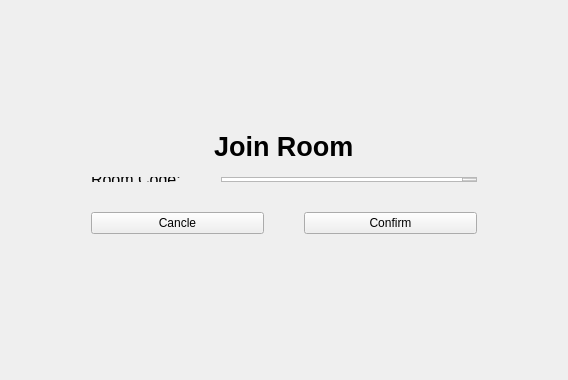
       <widget class="QWidget" name="pageJoinRoom">
        <property name="sizePolicy">
         <sizepolicy hsizetype="Expanding" vsizetype="Expanding">
          <horstretch>1</horstretch>
          <verstretch>1</verstretch>
         </sizepolicy>
        </property>
        <layout class="QVBoxLayout" name="verticalLayout_5">
         <item>
          <layout class="QVBoxLayout" name="VLJoinRoom">
           <property name="spacing">
            <number>0</number>
           </property>
           <property name="topMargin">
            <number>0</number>
           </property>
           <property name="bottomMargin">
            <number>0</number>
           </property>
           <item>
            <spacer name="verticalSpacer_4">
             <property name="orientation">
              <enum>Qt::Orientation::Vertical</enum>
             </property>
             <property name="sizeType">
              <enum>QSizePolicy::Policy::Fixed</enum>
             </property>
             <property name="sizeHint" stdset="0">
              <size>
               <width>20</width>
               <height>120</height>
              </size>
             </property>
            </spacer>
           </item>
           <item>
            <layout class="QHBoxLayout" name="horizontalLayout_16">
             <item>
              <spacer name="horizontalSpacer_12">
               <property name="orientation">
                <enum>Qt::Orientation::Horizontal</enum>
               </property>
               <property name="sizeHint" stdset="0">
                <size>
                 <width>40</width>
                 <height>20</height>
                </size>
               </property>
              </spacer>
             </item>
             <item>
              <widget class="QLabel" name="label_15">
               <property name="sizePolicy">
                <sizepolicy hsizetype="Preferred" vsizetype="Maximum">
                 <horstretch>0</horstretch>
                 <verstretch>0</verstretch>
                </sizepolicy>
               </property>
               <property name="font">
                <font>
                 <pointsize>20</pointsize>
                 <bold>true</bold>
                </font>
               </property>
               <property name="text">
                <string>Join Room</string>
               </property>
              </widget>
             </item>
             <item>
              <spacer name="horizontalSpacer_15">
               <property name="orientation">
                <enum>Qt::Orientation::Horizontal</enum>
               </property>
               <property name="sizeHint" stdset="0">
                <size>
                 <width>40</width>
                 <height>20</height>
                </size>
               </property>
              </spacer>
             </item>
            </layout>
           </item>
           <item>
            <layout class="QHBoxLayout" name="horizontalLayout_17">
             <property name="topMargin">
              <number>15</number>
             </property>
             <property name="bottomMargin">
              <number>15</number>
             </property>
             <item>
              <spacer name="horizontalSpacer_16">
               <property name="orientation">
                <enum>Qt::Orientation::Horizontal</enum>
               </property>
               <property name="sizeType">
                <enum>QSizePolicy::Policy::Fixed</enum>
               </property>
               <property name="sizeHint" stdset="0">
                <size>
                 <width>80</width>
                 <height>5</height>
                </size>
               </property>
              </spacer>
             </item>
             <item>
              <widget class="QLabel" name="label_16">
               <property name="sizePolicy">
                <sizepolicy hsizetype="Minimum" vsizetype="Ignored">
                 <horstretch>0</horstretch>
                 <verstretch>0</verstretch>
                </sizepolicy>
               </property>
               <property name="font">
                <font>
                 <pointsize>12</pointsize>
                </font>
               </property>
               <property name="text">
                <string>Room Code:</string>
               </property>
              </widget>
             </item>
             <item>
              <spacer name="horizontalSpacer_50">
               <property name="orientation">
                <enum>Qt::Orientation::Horizontal</enum>
               </property>
               <property name="sizeType">
                <enum>QSizePolicy::Policy::Fixed</enum>
               </property>
               <property name="sizeHint" stdset="0">
                <size>
                 <width>40</width>
                 <height>5</height>
                </size>
               </property>
              </spacer>
             </item>
             <item>
              <widget class="QTextEdit" name="joinRoomCode">
               <property name="sizePolicy">
                <sizepolicy hsizetype="Expanding" vsizetype="Ignored">
                 <horstretch>0</horstretch>
                 <verstretch>0</verstretch>
                </sizepolicy>
               </property>
               <property name="maximumSize">
                <size>
                 <width>16777215</width>
                 <height>60</height>
                </size>
               </property>
              </widget>
             </item>
             <item>
              <spacer name="horizontalSpacer_17">
               <property name="orientation">
                <enum>Qt::Orientation::Horizontal</enum>
               </property>
               <property name="sizeType">
                <enum>QSizePolicy::Policy::Fixed</enum>
               </property>
               <property name="sizeHint" stdset="0">
                <size>
                 <width>80</width>
                 <height>5</height>
                </size>
               </property>
              </spacer>
             </item>
            </layout>
           </item>
           <item>
            <layout class="QHBoxLayout" name="horizontalLayout_15">
             <property name="topMargin">
              <number>15</number>
             </property>
             <property name="bottomMargin">
              <number>15</number>
             </property>
             <item>
              <spacer name="horizontalSpacer_19">
               <property name="orientation">
                <enum>Qt::Orientation::Horizontal</enum>
               </property>
               <property name="sizeType">
                <enum>QSizePolicy::Policy::Fixed</enum>
               </property>
               <property name="sizeHint" stdset="0">
                <size>
                 <width>80</width>
                 <height>5</height>
                </size>
               </property>
              </spacer>
             </item>
             <item>
              <widget class="QPushButton" name="joinRoomCancleBtn">
               <property name="sizePolicy">
                <sizepolicy hsizetype="Minimum" vsizetype="Preferred">
                 <horstretch>0</horstretch>
                 <verstretch>0</verstretch>
                </sizepolicy>
               </property>
               <property name="maximumSize">
                <size>
                 <width>16777215</width>
                 <height>100</height>
                </size>
               </property>
               <property name="text">
                <string>Cancle</string>
               </property>
              </widget>
             </item>
             <item>
              <spacer name="horizontalSpacer_20">
               <property name="orientation">
                <enum>Qt::Orientation::Horizontal</enum>
               </property>
               <property name="sizeType">
                <enum>QSizePolicy::Policy::Fixed</enum>
               </property>
               <property name="sizeHint" stdset="0">
                <size>
                 <width>40</width>
                 <height>5</height>
                </size>
               </property>
              </spacer>
             </item>
             <item>
              <widget class="QPushButton" name="joinRoomConfirm">
               <property name="sizePolicy">
                <sizepolicy hsizetype="Minimum" vsizetype="Preferred">
                 <horstretch>0</horstretch>
                 <verstretch>0</verstretch>
                </sizepolicy>
               </property>
               <property name="maximumSize">
                <size>
                 <width>16777215</width>
                 <height>100</height>
                </size>
               </property>
               <property name="text">
                <string>Confirm</string>
               </property>
              </widget>
             </item>
             <item>
              <spacer name="horizontalSpacer_18">
               <property name="orientation">
                <enum>Qt::Orientation::Horizontal</enum>
               </property>
               <property name="sizeType">
                <enum>QSizePolicy::Policy::Fixed</enum>
               </property>
               <property name="sizeHint" stdset="0">
                <size>
                 <width>80</width>
                 <height>5</height>
                </size>
               </property>
              </spacer>
             </item>
            </layout>
           </item>
           <item>
            <spacer name="verticalSpacer_3">
             <property name="orientation">
              <enum>Qt::Orientation::Vertical</enum>
             </property>
             <property name="sizeType">
              <enum>QSizePolicy::Policy::Fixed</enum>
             </property>
             <property name="sizeHint" stdset="0">
              <size>
               <width>20</width>
               <height>120</height>
              </size>
             </property>
            </spacer>
           </item>
          </layout>
         </item>
        </layout>
       </widget>
